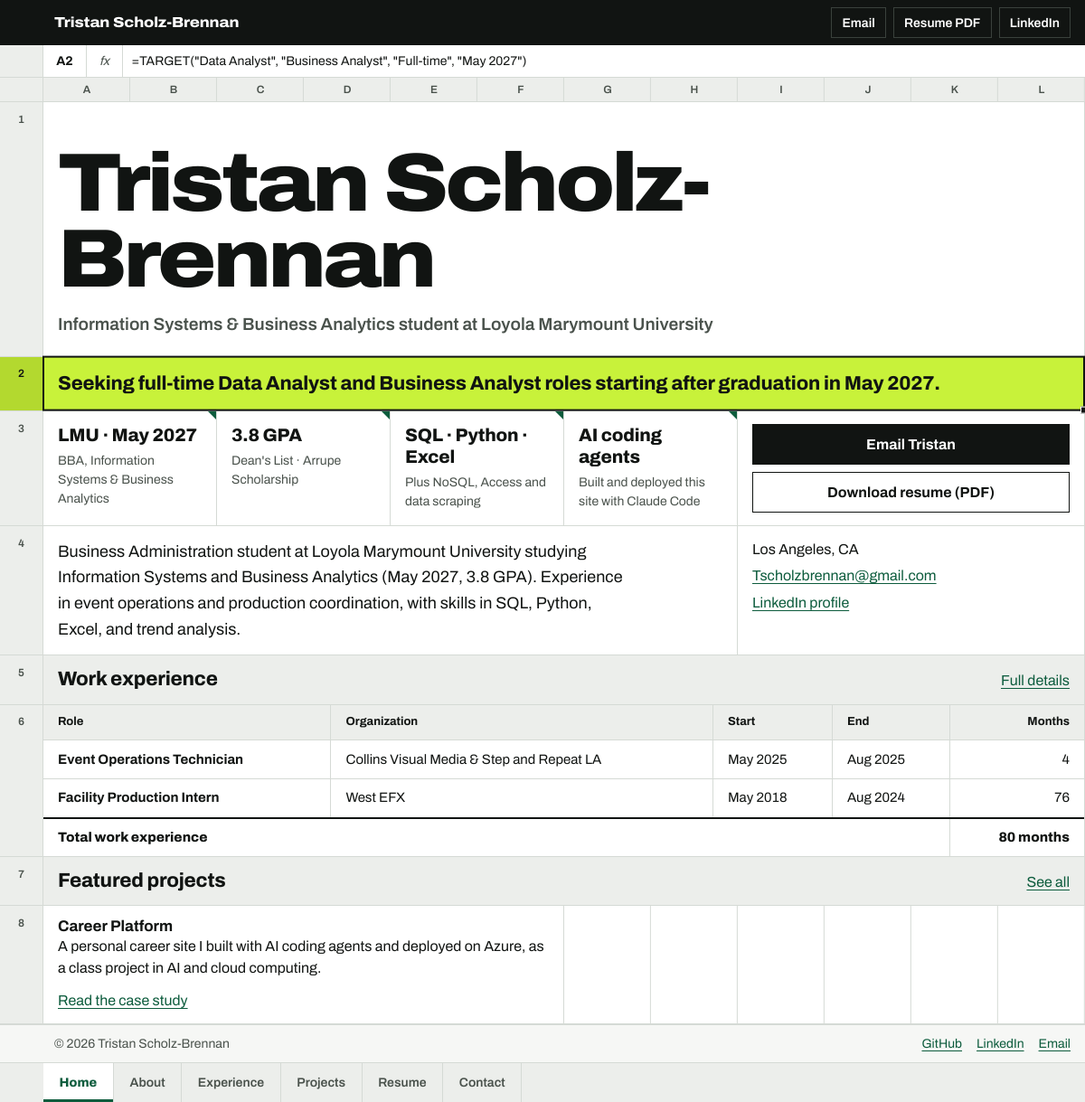
The page / on the database its author committed.
### app/models.py (models this page shows)
class Profile(Base):
    __tablename__ = "profiles"
    id = Column(Integer, primary_key=True, index=True)
    full_name = Column(String(255), nullable=True)
    headline = Column(String(255), nullable=False)
    summary = Column(Text, nullable=False)
    location = Column(String(255), default="Remote")
    email = Column(String(255), nullable=False)
    linkedin_url = Column(String(255), nullable=True)
    github_url = Column(String(255), nullable=True)
    resume_url = Column(String(255), nullable=True)
    profile_image = Column(String(255), nullable=True)
    focus_area = Column(String(255), default="Data & AI")
    seeking = Column(String(255), nullable=True)
    about = Column(Text, nullable=True)
    highlights = Column(JSON, default=list)

class Experience(Base):
    __tablename__ = "experiences"
    id = Column(Integer, primary_key=True, index=True)
    role_title = Column(String(255), nullable=False)
    company_name = Column(String(255), nullable=False)
    start_date = Column(String(50), nullable=False)
    end_date = Column(String(50), nullable=True)
    location = Column(String(255), nullable=True)
    summary = Column(Text, nullable=False)
    bullet_points = Column(JSON, default=list)
    impact_notes = Column(JSON, default=list)
    skills = Column(JSON, default=list)
    category = Column(String(50), default="work")

class Project(Base):
    __tablename__ = "projects"
    id = Column(Integer, primary_key=True, index=True)
    title = Column(String(255), nullable=False)
    slug = Column(String(255), unique=True, nullable=False)
    summary = Column(Text, nullable=False)
    description = Column(Text, nullable=False)
    role = Column(String(255), nullable=False)
    tech_stack = Column(JSON, default=list)
    tags = Column(JSON, default=list)
    repo_url = Column(String(255), nullable=True)
    demo_url = Column(String(255), nullable=True)
    metrics = Column(JSON, default=list)
    case_study = Column(Text, nullable=True)
    featured = Column(Integer, default=0)

### app/main.py (the view)
@app.get("/", response_class=HTMLResponse)
async def home(request: Request):
    profile = get_public_profile()
    projects = get_projects() or profile.get("featured_projects", [])
    return templates.TemplateResponse(
        "index.html",
        {"request": request, "profile": profile, "projects": projects[:3], "experiences": get_experiences()},
    )

### templates/index.html (shortened to what this page needs)
{% extends "base.html" %}
{% block content %}
{% set has_resume = profile.resume_url and profile.resume_url != '/resume' %}
<div class="r">
  <div class="c s12 name-cell" data-formula='="{{ profile.full_name or profile.headline }}"'>
    <h1>{{ profile.full_name or profile.headline }}</h1>
    {% if profile.full_name %}<p class="role">{{ profile.headline }}</p>{% endif %}
  </div>
</div>
{% if profile.seeking %}
<div class="r selected">
  <div class="c s12" data-formula='=TARGET("Data Analyst", "Business Analyst", "Full-time", "May 2027")'>
    <p class="seeking">{{ profile.seeking }}</p>
  </div>
</div>
{% endif %}
<div class="r">
  {% set facts = profile.highlights or [] %}
  {% for item in facts[:4] %}
  {% if item is mapping %}
  <div class="c s2 fact{% if item.source %} sourced{% endif %}" data-formula='=SOURCE("{{ item.source or "Tristan" }}")'{% if item.source %} tabindex="0"{% endif %}>
    <strong>{{ item.value }}</strong>
    {% if item.note %}<span>{{ item.note }}</span>{% endif %}
  </div>
  {% else %}
  <div class="c s2 fact"><strong>{{ item }}</strong></div>
  {% endif %}
  {% endfor %}
  {% set spare = 8 - 2 * (facts[:4]|length) %}
  <div class="c s4 actions" data-formula='=HYPERLINK("mailto:{{ profile.contact_links.email }}")'>
    <a class="btn primary" href="mailto:{{ profile.contact_links.email }}">Email {{ (profile.full_name or '').split(' ')[0] or 'me' }}</a>
    {% if has_resume %}<a class="btn" href="{{ profile.resume_url }}" download>Download resume (PDF)</a>{% endif %}
  </div>
</div>
<div class="r">
  <div class="c s8" data-formula='=SUMMARY()'>
    <p class="lede">{{ profile.summary }}</p>
  </div>
  <div class="c s4">
    <ul class="meta-list">
      <li>{{ profile.location }}</li>
      <li><a href="mailto:{{ profile.contact_links.email }}">{{ profile.contact_links.email }}</a></li>
      {% if profile.contact_links.linkedin %}<li><a href="{{ profile.contact_links.linkedin }}">LinkedIn profile</a></li>{% endif %}
    </ul>
  </div>
</div>
{% if experiences %}
{% set work = experiences | rejectattr('category', 'equalto', 'activity') | list %}
<div class="r">
  <div class="c s12 head-cell"><h2>Work experience</h2><a href="/experience">Full details</a></div>
</div>
<div class="r">
  <div class="c s12 table-cell">
    <table class="xl stack">
      <thead><tr><th scope="col">Role</th><th scope="col">Organization</th><th scope="col">Start</th><th scope="col">End</th><th scope="col" class="num">Months</th></tr></thead>
      <tbody>
        {% for item in work %}
        <tr>
          <td data-label="Role"><strong>{{ item.role_title }}</strong></td>
          <td data-label="Organization">{{ item.company_name }}</td>
          <td data-label="Start">{{ item.start_date }}</td>
          <td data-label="End">{{ item.end_date or 'Present' }}</td>
          <td data-label="Months" class="num">{{ item | months or '' }}</td>
        </tr>
        {% endfor %}
      </tbody>
      <tfoot><tr><td colspan="4">Total work experience</td><td class="num">{{ total_months(work) }} months</td></tr></tfoot>
    </table>
  </div>
</div>
{% endif %}
{% if projects %}
<div class="r">
  <div class="c s12 head-cell"><h2>Featured projects</h2><a href="/projects">See all</a></div>
</div>
<div class="r">
  {% for project in projects[:2] %}
  <article class="c s6">
    <h3>{{ project.title }}</h3>
    <p>{{ project.summary }}</p>
    <a href="/projects/{{ project.slug }}">Read the case study</a>
  </article>
  {% endfor %}
  {% if projects[:2]|length == 1 %}<div class="c s6 blank"></div>{% endif %}
</div>
{% endif %}
{% endblock %}

### templates/base.html (shortened to what this page needs)
{% set person = profile.full_name or profile.headline %}
{% set has_resume = profile.resume_url and profile.resume_url != '/resume' %}
{% set path = request.url.path %}
<!doctype html>
<html lang="en">
  <head>
    <link rel="stylesheet" href="/static/css/site.css" />
  </head>
  <body>
    <header class="titlebar">
      <a class="brand" href="/">{{ person }}</a>
      <div class="tools">
        <a class="tool" href="mailto:{{ profile.contact_links.email }}">Email</a>
        {% if has_resume %}<a class="tool" href="{{ profile.resume_url }}" download>Resume PDF</a>{% endif %}
        {% if profile.contact_links.linkedin %}<a class="tool" href="{{ profile.contact_links.linkedin }}">LinkedIn</a>{% endif %}
      </div>
    </header>
    <div class="formula-bar" aria-hidden="true">
      <span></span>
      <span class="namebox" data-namebox>A1</span>
      <span class="fx">fx</span>
      <span class="formula"><span class="formula-text" data-formula-out>="{{ person }}"</span></span>
    </div>
    <main id="main" class="sheet">
      <div class="colhead" aria-hidden="true">
        <span></span>{% for letter in "ABCDEFGHIJKL" %}<span>{{ letter }}</span>{% endfor %}
      </div>
      {% block content %}{% endblock %}
    </main>
    <footer class="statusbar">
      <p>© 2026 {{ person }}</p>
      <div class="footer-links">
        <a href="{{ profile.contact_links.github }}">GitHub</a>
        <a href="{{ profile.contact_links.linkedin }}">LinkedIn</a>
        <a href="mailto:{{ profile.contact_links.email }}">Email</a>
      </div>
    </footer>
    <nav class="tabs" aria-label="Pages">
      {% for href, label in [('/', 'Home'), ('/about', 'About'), ('/experience', 'Experience'), ('/projects', 'Projects'), ('/resume', 'Resume'), ('/contact', 'Contact')] %}
      <a href="{{ href }}"{% if path == href or (href != '/' and path.startswith(href)) %} aria-current="page"{% endif %}>{{ label }}</a>
      {% endfor %}
    </nav>
  </body>
</html>

### rows shown on the page
Profile: full_name "Tristan Scholz-Brennan", headline "Information Systems & Business Analytics student at Loyola Marymount University", seeking "Seeking full-time Data Analyst and Business Analyst roles starting after graduation in May 2027.", full_name "Tristan", summary "Business Administration student at Loyola Marymount University studying Information Systems and Business Analytics (May 2027, 3.8 GPA). Experience in event operations and production coordination, with skills in SQL, Python, Excel, and trend analysis.", location "Los Angeles, CA", contact_links.email "Tscholzbrennan@gmail.com"
Experience: role_title "Event Operations Technician", company_name "Collins Visual Media & Step and Repeat LA", start_date "May 2025", end_date "Aug 2025", start_date+end_date "4", start_date+end_date "80"
Experience: role_title "Facility Production Intern", company_name "West EFX", start_date "May 2018", end_date "Aug 2024", start_date+end_date "76"
Project: title "Career Platform", summary "A personal career site I built with AI coding agents and deployed on Azure, as a class project in AI and cloud computing."

### other values the page prints
{{ letter }} "A" "B" "C" "D" "E" "F" "G" "H" "I" "J" "K" "L"
{{ item.value }} "LMU · May 2027" "3.8 GPA" "SQL · Python · Excel" "AI coding agents"
{{ item.note }} "BBA, Information Systems & Business Analytics" "Dean's List · Arrupe Scholarship" "Plus NoSQL, Access and data scraping" "Built and deployed this site with Claude Code"
{{ label }} "Home" "About" "Experience" "Projects" "Resume" "Contact"
